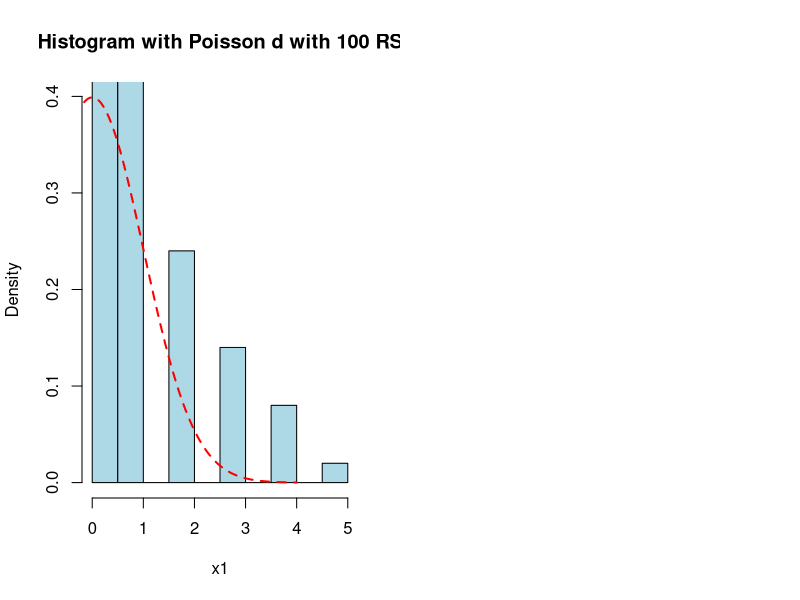
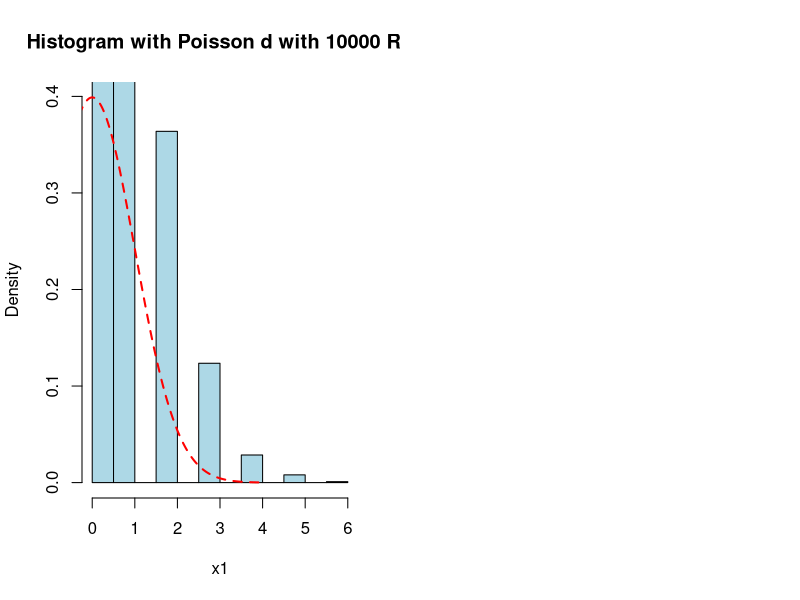
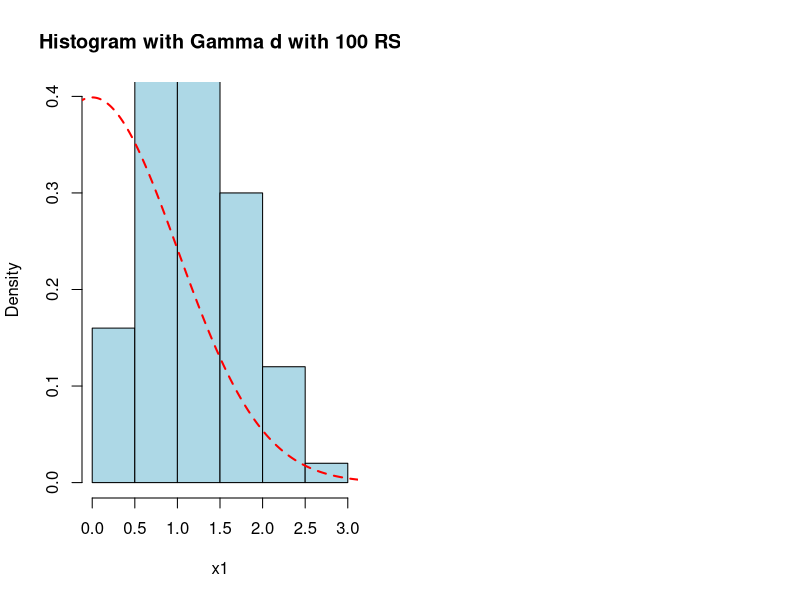
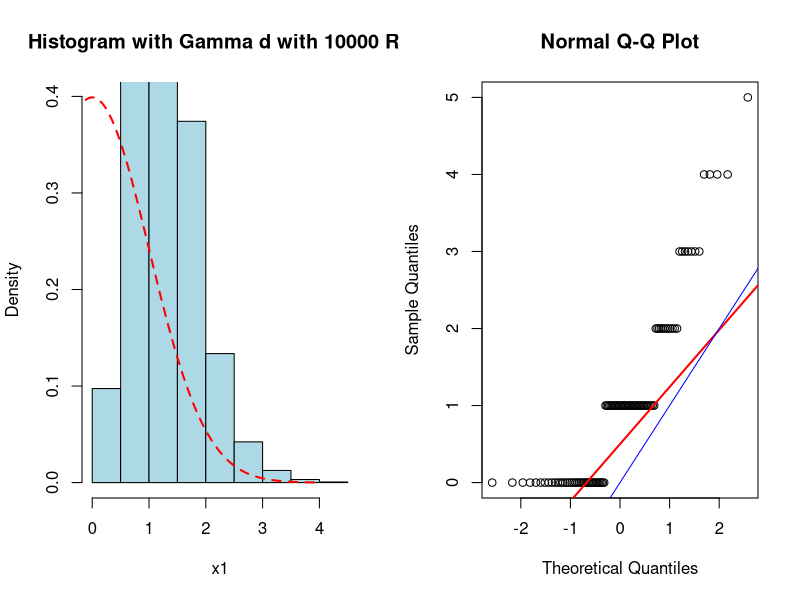
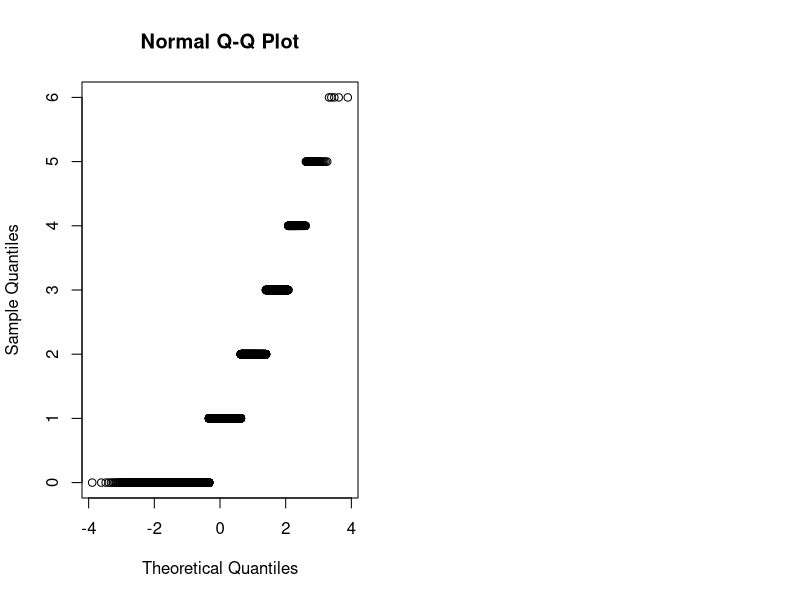

The R script that drew these images, in order: (Note: this script raises an error after producing the figures.)
print("Set seed to 10005")
set.seed(10005)

print("Provide a graphical representation (visualization) of your data")
print("Poisson with 100 RS and its histogram")
print("Named p1")
par(mfrow=c(1,2))
p1<-rpois(100,1)
x1n<-seq(-4,4,0.01)
dx1n<-dnorm(x1n)
hist(p1,freq=F, ylim=c(0, max(dx1n)), col="lightblue", xlab="x1", main="Histogram with Poisson d with 100 RS") 
lines(x1n, dx1n,col="red",lty=2,lwd=2)

print("Poisson with 10000 RS and its histogram")
print("Named p2")
par(mfrow=c(1,2))
p2<-rpois(10000,1)
x1n<-seq(-4,4,0.01)
dx1n<-dnorm(x1n)
hist(p2,freq=F, ylim=c(0, max(dx1n)), col="lightblue", xlab="x1", main="Histogram with Poisson d with 10000 RS") 
lines(x1n, dx1n,col="red",lty=2,lwd=2)

print("Gamma with 100 RS and its histogram")
print("Named g1")
par(mfrow=c(1,2))
g1<-rgamma(100,5,4)
x1n<-seq(-4,4,0.01)
dx1n<-dnorm(x1n)
hist(g1,freq=F, ylim=c(0, max(dx1n)), col="lightblue", xlab="x1", main="Histogram with Gamma d with 100 RS") 
lines(x1n, dx1n,col="red",lty=2,lwd=2)

print("Gamma with 10000 RS and its histogram")
print("Named g2")
par(mfrow=c(1,2))
g2<-rgamma(10000,5,4)
x1n<-seq(-4,4,0.01)
dx1n<-dnorm(x1n)
hist(g2,freq=F, ylim=c(0, max(dx1n)), col="lightblue", xlab="x1", main="Histogram with Gamma d with 10000 RS") 
lines(x1n, dx1n,col="red",lty=2,lwd=2)

print("Get statistics mean,median,sd,IQR for the above random samples")
print("Statistics for Poisson with 100 RS")
mean(p1)
median(p1)
sd(p1)
IQR(p1)

print("Get an estimate of the: mean; sd; median; IQR. What are the theoretic values of these statistics when the true distribution is used?")
print("Statistics for Poisson with 10000 RS")
mean(p2)
median(p2)
sd(p2)
IQR(p2)

print("Statistics for Gamma with 100 RS")
mean(g1)
median(g1)
sd(g1)
IQR(g1)

print("Statistics for Gamma with 10000 RS")
mean(g2)
median(g2)
sd(g2)
IQR(g2)


print("The true distribution is the normal, thus generate random numbers and calculate mean,media,sd,IQR")
n1<-rbinom(100,15,.8)
mean(n1)
median(n1)
sd(n1)
IQR(n1)

print("What is the proportion of the sample data in the region:
[min(mean; median); max(mean; median)]
What is the theoretic proportion of this region when the true distribution is used?")
print("Function to calculate ratio of reduced vectors")

proportions <- function(x){
  min<-min(mean(x),median(x))
  max<-max(mean(x),median(x))
  props<-x[x>=min & x<=max]
  ratio<-(length(props)/length(x))*100
  sprintf("Ratio over original sample %s is %s %% " ,deparse(substitute(x)),ratio)
}

print("For Poisson p1: " )
proportions(p1)

print("For Poisson p2: " )
proportions(p2)

print("For Gamma g1: " )
proportions(g1)

print("For Gamma g2: " )
proportions(g2)

print("For true distribution n1: ")
proportions(n1)

print("What is the quantile of the sample data that are at or below the lowest 1%? What
is the respective theoretic quantile when the true distribution is used?
What is the quantile of the sample data that are at or above the upper 1%? What
is the respective theoretic quantile when the true distribution is used?")
print("For Poisson p1")
qqnorm(p1)
qqline(p1,col="red",lty=1,lwd=2)
abline(0,1,col="blue")

print("For Poisson p2")
qqnorm(p2)
qline(p2,col="red",lty=1,lwd=2)
abline(0,1,col="blue")

print("For Gamma g1")
qqnorm(g1)
qline(g1,col="red",lty=1,lwd=2)
abline(0,1,col="blue")

print("For Gamma g2")
qqnorm(g2)
qline(g2,col="red",lty=1,lwd=2)
abline(0,1,col="blue")

print("Comment on the discrepancies between theoretic and sample evaluated statistics
in questions (b)-(e).")
